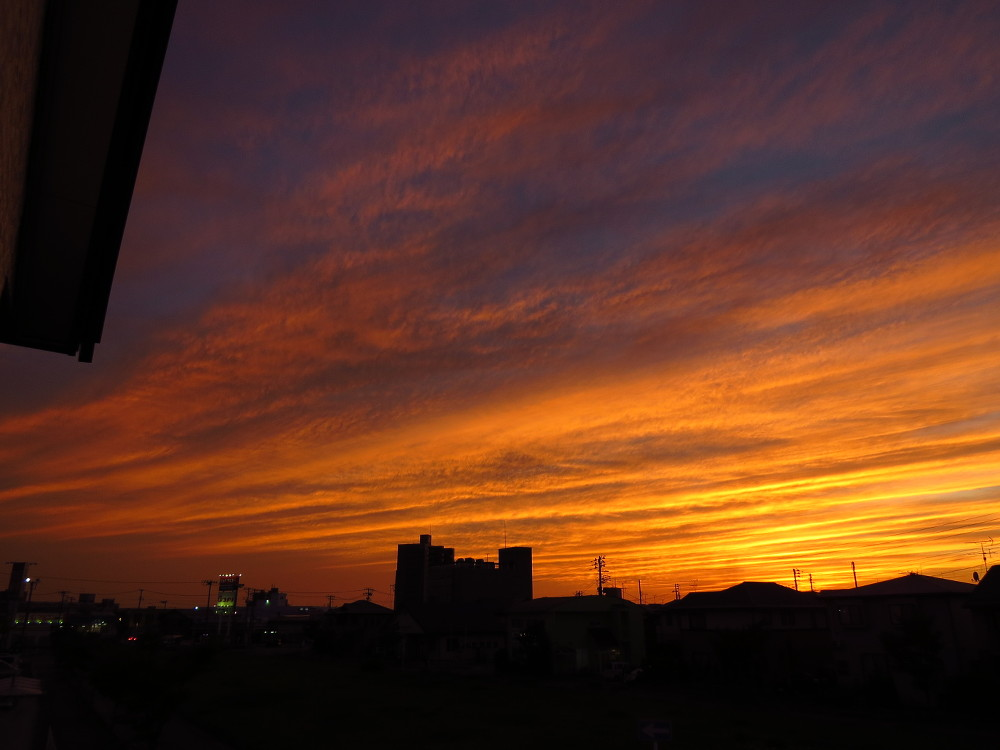
#> input picture image/sora2.jpg, 1000 x 750 px
$ python gamma.py
#> lines starting #> are read from the running program, lines starting #| are printed output that depends on the picture
# -*- coding: utf-8 -*-

import cv2
import numpy as np

if __name__ == '__main__':

    # ガンマ定数の定義
    gamma = 2.0

    # ルックアップテーブルの生成
    """
    array([[0],
           [0],
           [0],
           [0],
           [0],
           [0],
           [0],
        ・・・・・・・・
           [0], dtype='uint8')
    のようなリストが生成される。
    """
    look_up_table = np.ones((256, 1), dtype = 'uint8' ) * 0

    for i in range(256):

        # ガンマ変換
        look_up_table[i][0] = 255 * pow(float(i) / 255, 1.0 / gamma)

    # 画像の読み込み
    img_src = cv2.imread("./image/sora2.jpg", 1)
#> img_src is the input picture: shape (750, 1000, 3); mean B, G, R 32.3, 50.6, 91.4

    # ガンマ変換後の出力
    img_gamma = cv2.LUT(img_src, look_up_table)
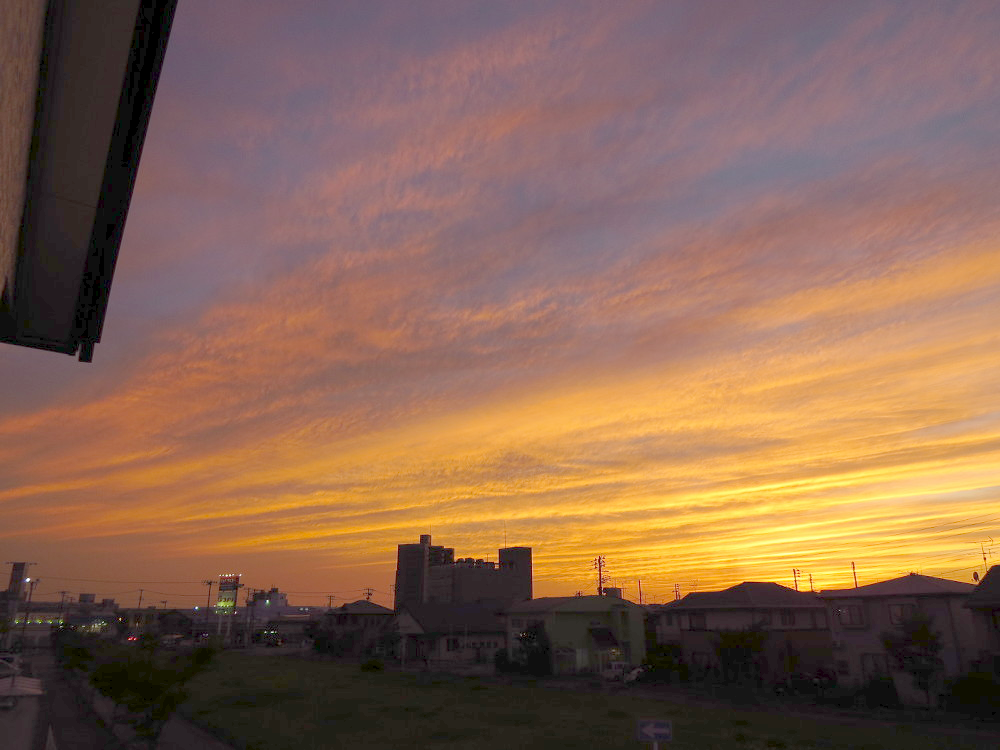
#> img_gamma: shape (750, 1000, 3); mean B, G, R 81.6, 100.9, 135

    # 表示
    cv2.imshow("Show HSV Image", img_gamma)
    cv2.waitKey(0)
    cv2.destroyAllWindows()

$ run again, with image/IMG_4680.JPG copied over image/sora2.jpg
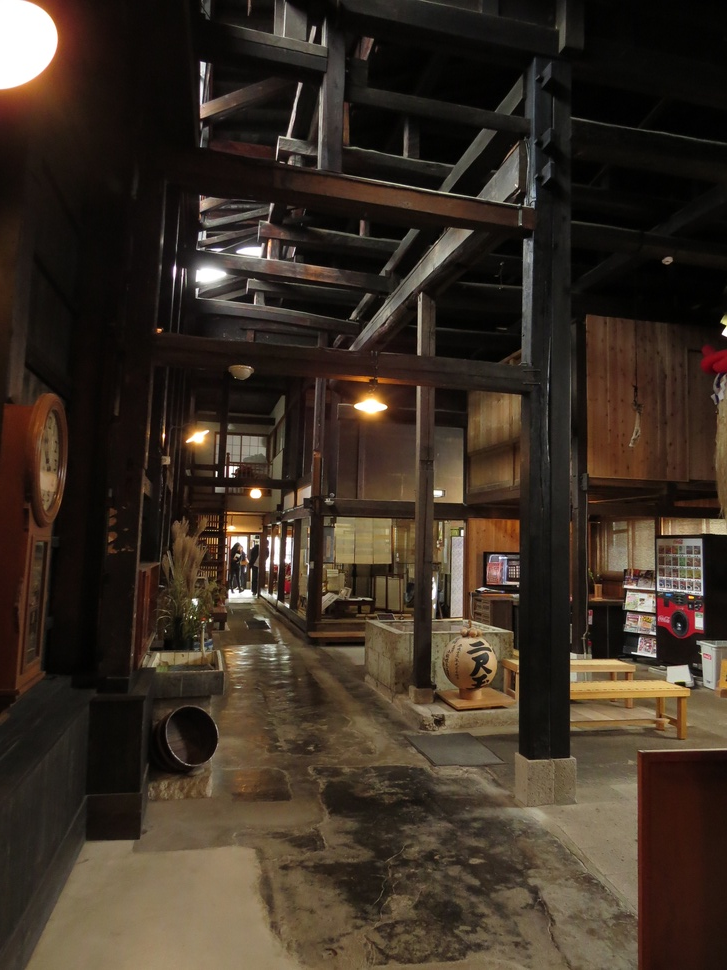
#> input picture image/IMG_4680.JPG, 727 x 970 px, shrunk from 2112 x 2816 before the run
#> img_src is the input picture: shape (970, 727, 3); mean B, G, R 37, 48, 59.8
#> `img_gamma = cv2.LUT(img_src, look_up_table)`:
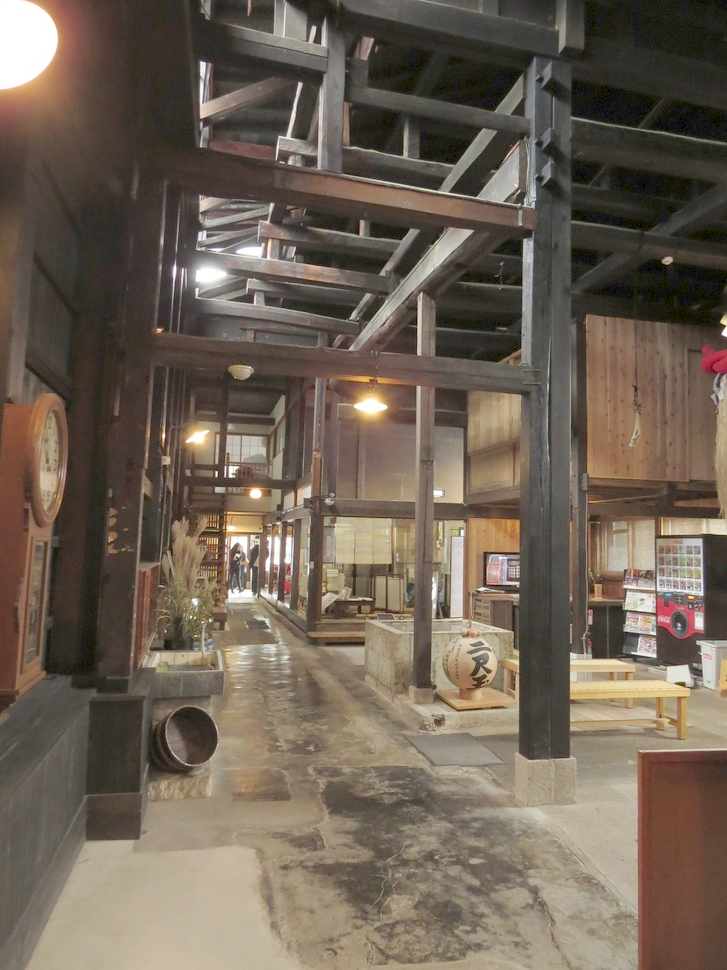
#> img_gamma: shape (970, 727, 3); mean B, G, R 85.4, 98.7, 111.5

$ run again, with image/IMG_4681.JPG copied over image/sora2.jpg
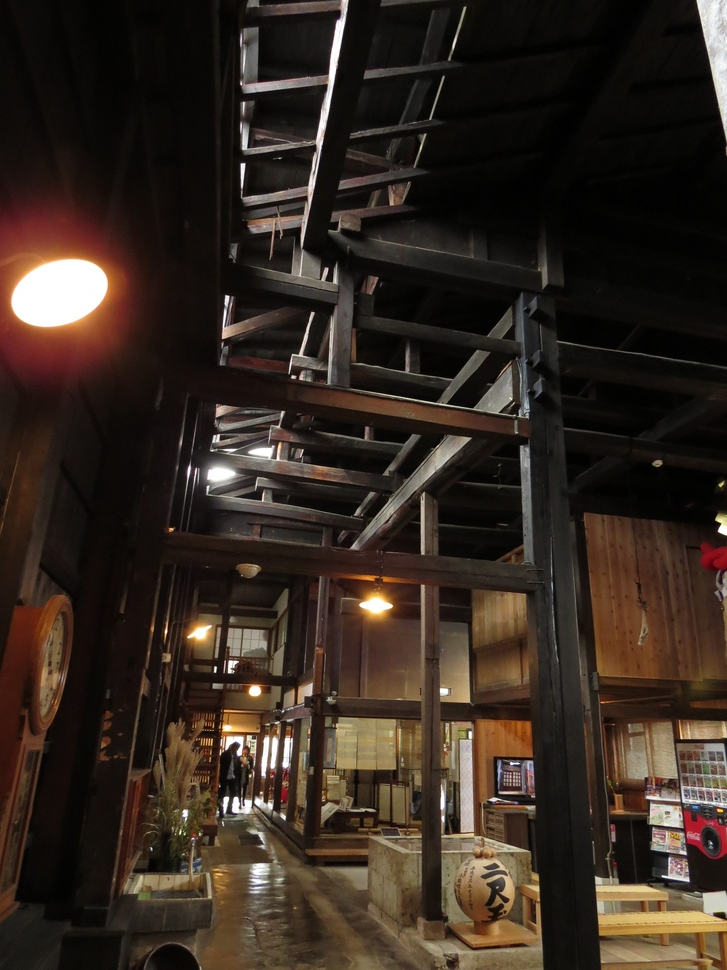
#> input picture image/IMG_4681.JPG, 727 x 970 px, shrunk from 2112 x 2816 before the run
#> img_src is the input picture: shape (970, 727, 3); mean B, G, R 32.4, 41.2, 52.6
#> `img_gamma = cv2.LUT(img_src, look_up_table)`:
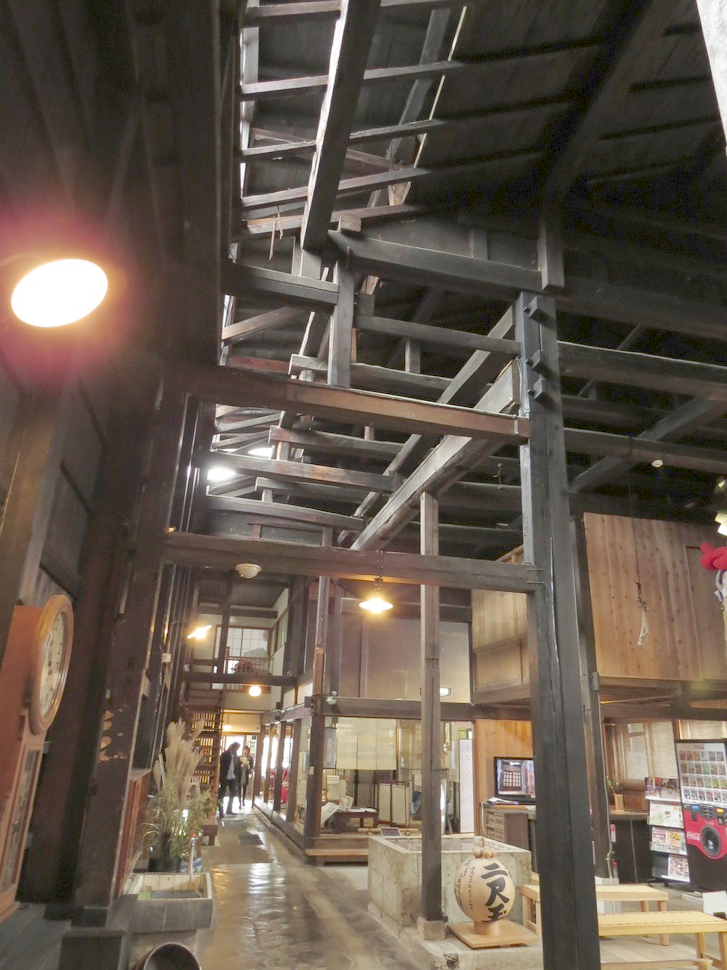
#> img_gamma: shape (970, 727, 3); mean B, G, R 77.3, 88.9, 101.4

$ run again, with image/IMG_4682.JPG copied over image/sora2.jpg
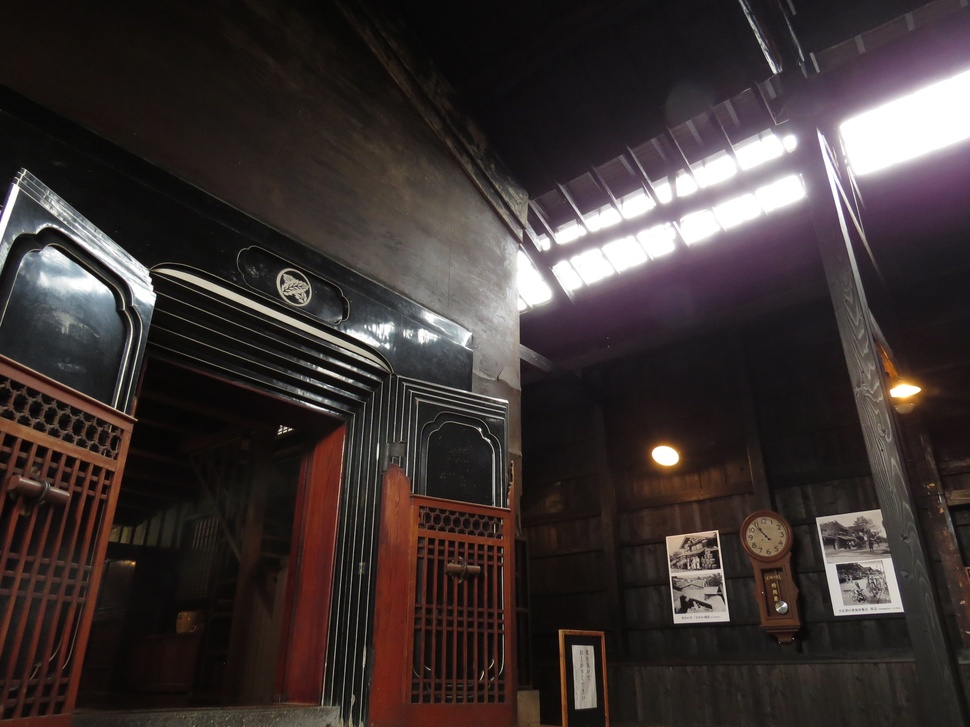
#> input picture image/IMG_4682.JPG, 970 x 727 px, shrunk from 2816 x 2112 before the run
#> img_src is the input picture: shape (727, 970, 3); mean B, G, R 49.7, 50.7, 59.8
#> `img_gamma = cv2.LUT(img_src, look_up_table)`:
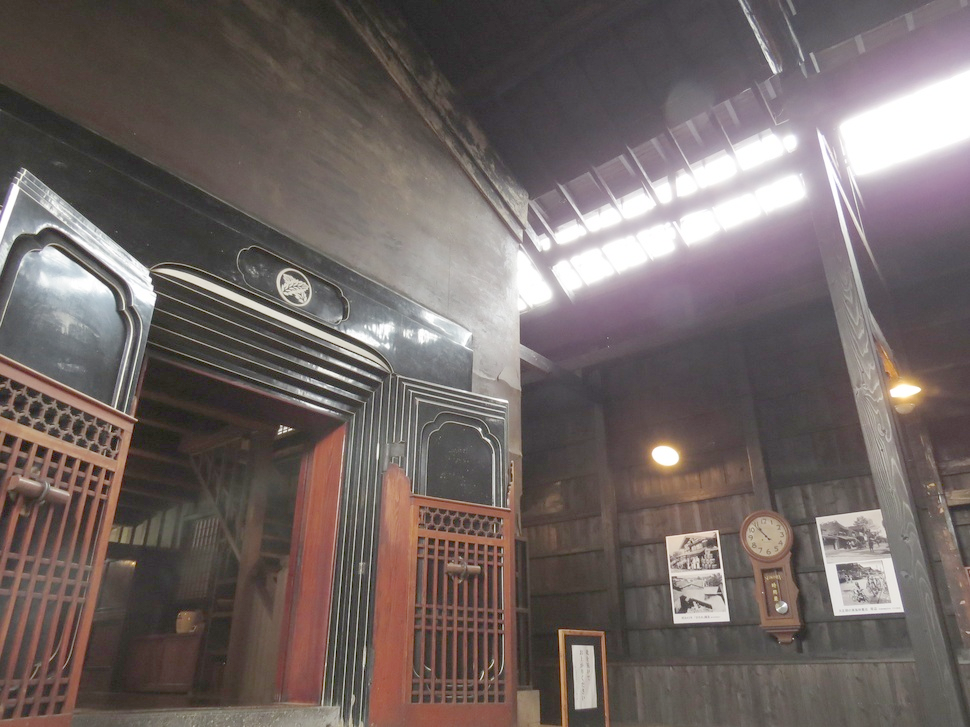
#> img_gamma: shape (727, 970, 3); mean B, G, R 99.2, 101.4, 112
